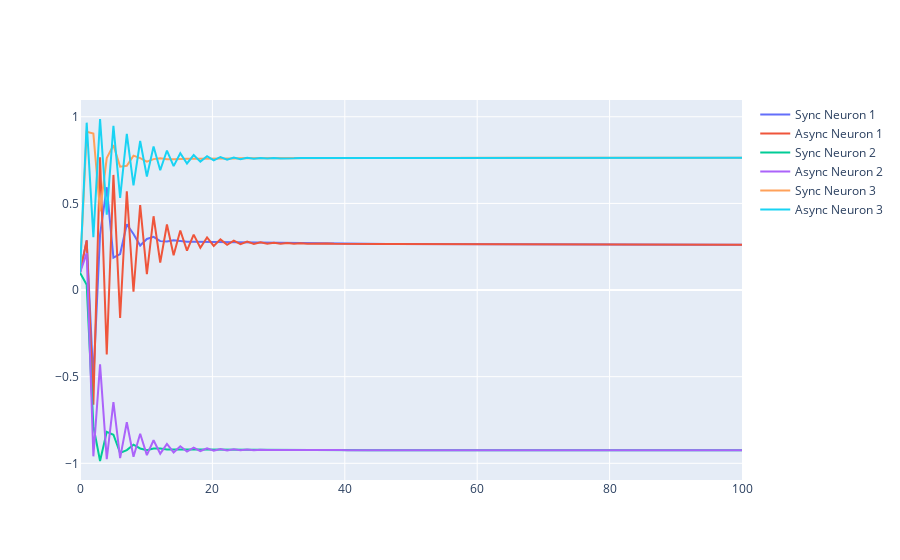

Notebook cell for this chart:
### Code cell
Ys = {
    'sync': np.zeros((T, 3)),
    'async': np.zeros((T, 3))   
}

ts = np.linspace(0, T, T)
for i, t in enumerate(ts):
    if i == 0:
        Ys['sync'][i] = Y.copy()
        Ys['async'][i] = Y.copy()
    else:
        Ys['sync'][i] = syncPropagation(weights, initial_weigths, activation_functions, x, t, Ys['sync'][i - 1])
        Ys['async'][i] = asyncPropagation(weights, initial_weigths, activation_functions, x, t, Ys['async'][i - 1])

Yst = {
    'sync': Ys['sync'].transpose(),
    'async': Ys['async'].transpose() 
}

fig = go.Figure()
for i in range(Yst['sync'].shape[0]):
    fig.add_trace(go.Scatter(x = ts, y = Yst['sync'][i], name = f'Sync Neuron {i+1}'))
    fig.add_trace(go.Scatter(x = ts, y = Yst['async'][i], name = f'Async Neuron {i+1}'))
fig.show()
